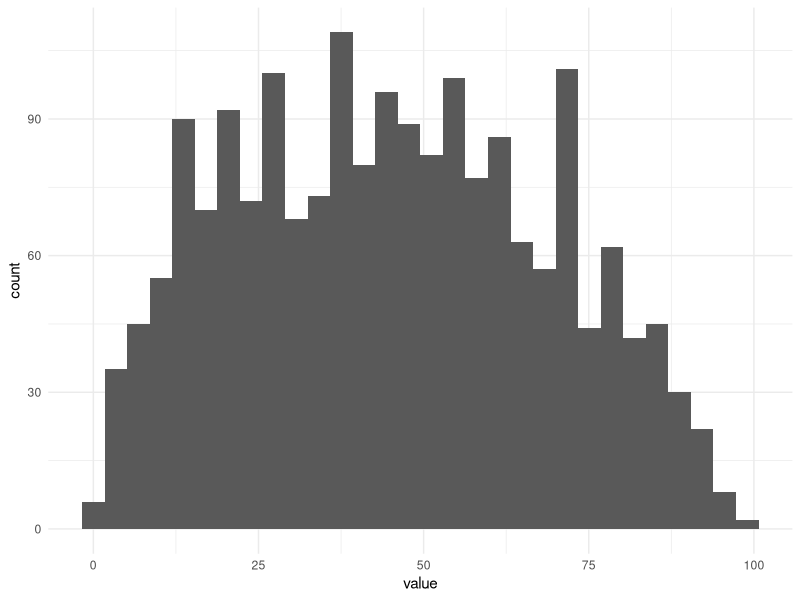
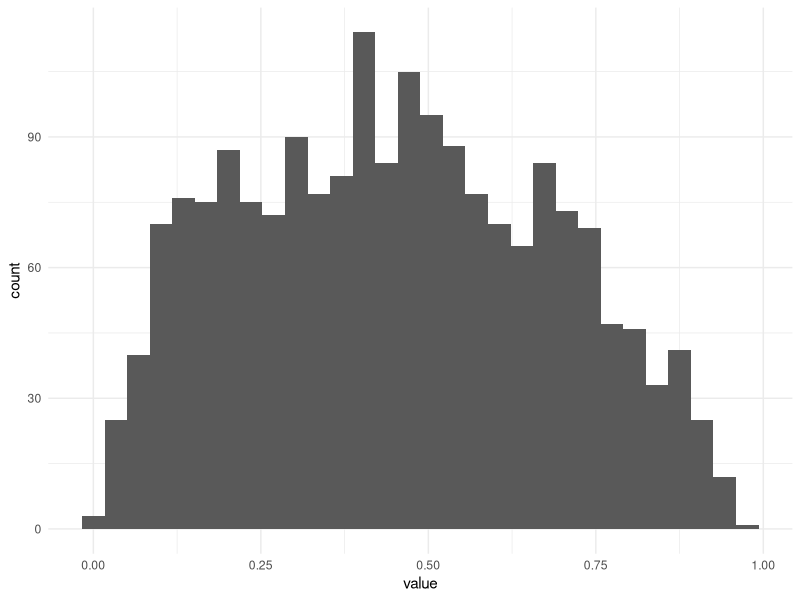
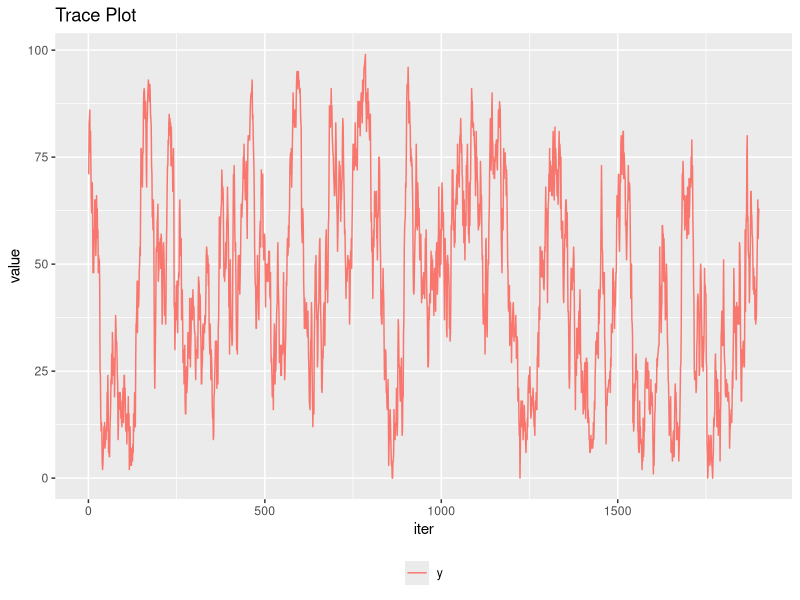
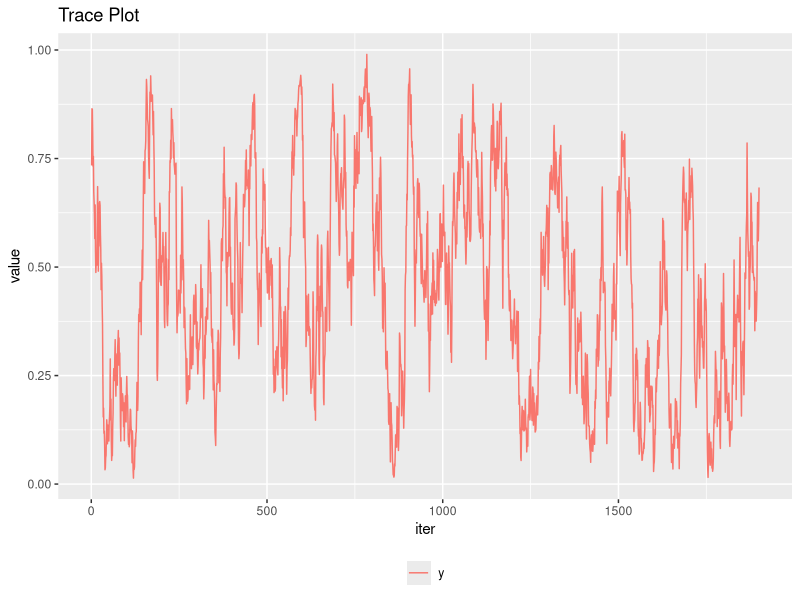

Recreate these plots in R, in order.
# HW 5, Q1

rm(list = ls())

library(ggplot2)
library(MASS)
library(tidyverse)

# Parameters of the bivariate normal distribution
y1 = 0
y2 = 0
rho = 0.8
S = diag(2)
S[1,2] = rho
S[2,1] = rho

# Starting points
theta01 = -200
theta02 = 200

# Number of iterations
M = 5000

# We will have M draws of theta_1 and M draws of theta_2
# Set up placeholder matrix for the draws, with the first row as the starting point
draws = matrix(rep(0,2*M), ncol = 2)
draws[1,] = c(theta01, theta02)

# Loop to perform Gibbs Sampling
# Sample theta_2 first and then sample theta_1
for (t in 2:M){
  draws[t,2] = rnorm(1, mean=y2+rho*(draws[t-1,1]-y1),sd = sqrt(1-rho^2))
  draws[t,1] = rnorm(1, mean=y1+rho*(draws[t,2]-y2), sd = sqrt(1-rho^2))
  }

# First 100 draws
draws[1:100]

# On the 13th draw, theta1 and theta2 are within one sd of the mean of 0

################################################################################

#### HW5, Q2c
# Parameters of the beta posterior distribution
y1 = 1
alpha = 2
beta = 2
n = 100

# Starting point
theta01 = .5

# Number of iterations
M = 2000

# We will have M draws of y and theta
# Set up placeholder vector for the draws, with the first value as the starting point
ydraws = c(y1, rep(0,M-1))
thetadraws = c(theta01, rep(0,M-1))

# Loop to perform Gibbs Sampling
# Sample y first and then sample theta
for (i in 2:M){
  ydraws[i] = rbinom(1, size = n, prob = thetadraws[i-1])
  thetadraws[i] = rbeta(1, alpha + ydraws[i], beta + n - ydraws[i])
}
# examine draws
ydraws[1:100]
thetadraws[1:100]
# definitely need a burn-in

#### HW5, Q2d
burnin = 100

# create dfs for visualization and remove the burnin
ydrawsdf <- as_tibble(ydraws[-(1:burnin)])
thetadrawsdf <- as_tibble(thetadraws[-(1:burnin)])

# histogram of y draws minus the burn in 
ggplot(data = ydrawsdf,
       aes(x = value)) +
       geom_histogram() +
       theme_minimal()

# now theta
ggplot(data = thetadrawsdf,
       aes(x = value)) +
       geom_histogram() +
       theme_minimal()

# medians
median(ydraws[-(1:burnin)])
# 50
median(thetadraws[-(1:burnin)])
# 0.4988145

#### HW5, Q2e

# y trace plot
sb <- M-burnin
tracedatay = cbind.data.frame(rep(1:sb,times=1),c(ydrawsdf))
tracedatay$group=c(rep("y",sb))
colnames(tracedatay)=c("iter","value","group")

traceploty = ggplot(data = tracedatay) +
  geom_line(aes(iter, value, color = group)) +
  labs(title = 'Trace Plot') +
  scale_color_discrete(labels = c('y')) +
  theme(legend.position = 'bottom', legend.title = element_blank())

traceploty 

# theta trace plot
tracedatatheta = cbind.data.frame(rep(1:sb,times=1),c(thetadrawsdf))
tracedatatheta$group=c(rep("theta",sb))
colnames(tracedatatheta)=c("iter","value","group")

traceplottheta = ggplot(data = tracedatatheta) +
  geom_line(aes(iter, value, color = group)) +
  labs(title = 'Trace Plot') +
  scale_color_discrete(labels = c('y')) +
  theme(legend.position = 'bottom', legend.title = element_blank())

traceplottheta

################################################################################
